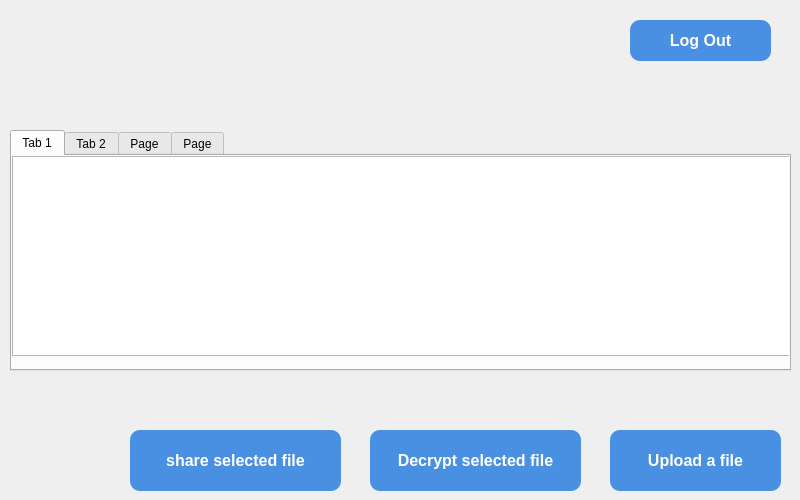
<?xml version="1.0" encoding="UTF-8"?>
<ui version="4.0">
 <class>Dashboard</class>
 <widget class="QWidget" name="Dashboard">
  <property name="geometry">
   <rect>
    <x>0</x>
    <y>0</y>
    <width>800</width>
    <height>500</height>
   </rect>
  </property>
  <property name="windowTitle">
   <string>Form</string>
  </property>
  <widget class="QLabel" name="label_2">
   <property name="geometry">
    <rect>
     <x>0</x>
     <y>0</y>
     <width>101</width>
     <height>101</height>
    </rect>
   </property>
   <property name="text">
    <string/>
   </property>
   <property name="pixmap">
    <pixmap resource="Images.qrc">:/cloudworx_logowebp.png</pixmap>
   </property>
   <property name="scaledContents">
    <bool>true</bool>
   </property>
  </widget>
  <widget class="QTabWidget" name="tabWidget">
   <property name="geometry">
    <rect>
     <x>10</x>
     <y>130</y>
     <width>781</width>
     <height>241</height>
    </rect>
   </property>
   <property name="currentIndex">
    <number>0</number>
   </property>
   <widget class="QWidget" name="tab">
    <attribute name="title">
     <string>Tab 1</string>
    </attribute>
    <widget class="QListView" name="listView">
     <property name="geometry">
      <rect>
       <x>0</x>
       <y>0</y>
       <width>781</width>
       <height>200</height>
      </rect>
     </property>
    </widget>
   </widget>
   <widget class="QWidget" name="tab_2">
    <attribute name="title">
     <string>Tab 2</string>
    </attribute>
    <widget class="QListView" name="listView_2">
     <property name="geometry">
      <rect>
       <x>0</x>
       <y>0</y>
       <width>781</width>
       <height>200</height>
      </rect>
     </property>
    </widget>
   </widget>
   <widget class="QWidget" name="tab_3">
    <attribute name="title">
     <string>Page</string>
    </attribute>
    <widget class="QListView" name="listView_3">
     <property name="geometry">
      <rect>
       <x>0</x>
       <y>0</y>
       <width>781</width>
       <height>200</height>
      </rect>
     </property>
    </widget>
   </widget>
   <widget class="QWidget" name="tab_4">
    <attribute name="title">
     <string>Page</string>
    </attribute>
    <widget class="QListView" name="listView_4">
     <property name="geometry">
      <rect>
       <x>0</x>
       <y>0</y>
       <width>781</width>
       <height>200</height>
      </rect>
     </property>
    </widget>
   </widget>
  </widget>
  <widget class="QPushButton" name="uploadFileButton">
   <property name="geometry">
    <rect>
     <x>610</x>
     <y>430</y>
     <width>171</width>
     <height>61</height>
    </rect>
   </property>
   <property name="styleSheet">
    <string notr="true">QPushButton {
    background-color: #4A90E2;
    color: white;
    font-family: &quot;Inter&quot;, sans-serif;
    font-size: 16px;
    font-weight: 600;
    border: none;
    border-radius: 10px;
    padding: 8px 16px;
}

QPushButton:hover {
    background-color: #5AA9F4;
}

QPushButton:pressed {
    background-color: #3A78C2;
}

QPushButton:disabled {
    background-color: #A0C4FF;
    color: #E0E0E0;
}</string>
   </property>
   <property name="text">
    <string>Upload a file</string>
   </property>
  </widget>
  <widget class="QPushButton" name="logOutButton">
   <property name="geometry">
    <rect>
     <x>630</x>
     <y>20</y>
     <width>141</width>
     <height>41</height>
    </rect>
   </property>
   <property name="styleSheet">
    <string notr="true">QPushButton {
    background-color: #4A90E2;
    color: white;
    font-family: &quot;Inter&quot;, sans-serif;
    font-size: 16px;
    font-weight: 600;
    border: none;
    border-radius: 10px;
    padding: 8px 16px;
}

QPushButton:hover {
    background-color: #5AA9F4;
}

QPushButton:pressed {
    background-color: #3A78C2;
}

QPushButton:disabled {
    background-color: #A0C4FF;
    color: #E0E0E0;
}</string>
   </property>
   <property name="text">
    <string>Log Out</string>
   </property>
  </widget>
  <widget class="QPushButton" name="decryptFileButton">
   <property name="geometry">
    <rect>
     <x>370</x>
     <y>430</y>
     <width>211</width>
     <height>61</height>
    </rect>
   </property>
   <property name="styleSheet">
    <string notr="true">QPushButton {
    background-color: #4A90E2;
    color: white;
    font-family: &quot;Inter&quot;, sans-serif;
    font-size: 16px;
    font-weight: 600;
    border: none;
    border-radius: 10px;
    padding: 8px 16px;
}

QPushButton:hover {
    background-color: #5AA9F4;
}

QPushButton:pressed {
    background-color: #3A78C2;
}

QPushButton:disabled {
    background-color: #A0C4FF;
    color: #E0E0E0;
}</string>
   </property>
   <property name="text">
    <string>Decrypt selected file</string>
   </property>
  </widget>
  <widget class="QPushButton" name="shareFileButton">
   <property name="geometry">
    <rect>
     <x>130</x>
     <y>430</y>
     <width>211</width>
     <height>61</height>
    </rect>
   </property>
   <property name="styleSheet">
    <string notr="true">QPushButton {
    background-color: #4A90E2;
    color: white;
    font-family: &quot;Inter&quot;, sans-serif;
    font-size: 16px;
    font-weight: 600;
    border: none;
    border-radius: 10px;
    padding: 8px 16px;
}

QPushButton:hover {
    background-color: #5AA9F4;
}

QPushButton:pressed {
    background-color: #3A78C2;
}

QPushButton:disabled {
    background-color: #A0C4FF;
    color: #E0E0E0;
}</string>
   </property>
   <property name="text">
    <string>share selected file</string>
   </property>
  </widget>
 </widget>
 <resources>
  <include location="Images.qrc"/>
 </resources>
 <connections/>
</ui>
